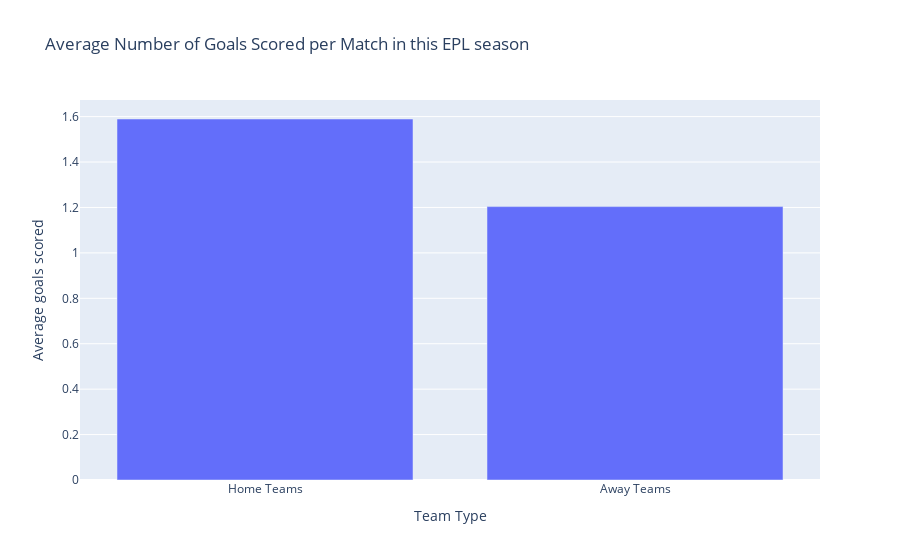

Here is the notebook cell this chart was saved with:
### Code cell
# data visualizations
fig = px.bar(x=['Home Teams', 'Away Teams'], y=[avg_home_goals, avg_away_goals],
             labels= {'x':'Team Type', 'y': 'Average goals scored'},
             title = 'Average Number of Goals Scored per Match in this EPL season')
fig.show()

### Figure 1 — Plotly figure (JSON) as saved in the notebook; plotly's stock layout.template omitted (floating-point values rounded to 4 significant figures)
{"data": [{"alignmentgroup": "True", "hovertemplate": "Team Type=%{x}<br>Average goals scored=%{y}<extra></extra>", "legendgroup": "", "marker": {"color": "#636efa", "pattern": {"shape": ""}}, "name": "", "offsetgroup": "", "orientation": "v", "showlegend": false, "textposition": "auto", "type": "bar", "x": ["Home Teams", "Away Teams"], "xaxis": "x", "y": [1.59, 1.204], "yaxis": "y"}], "layout": {"autosize": true, "barmode": "relative", "legend": {"tracegroupgap": 0}, "title": {"text": "Average Number of Goals Scored per Match in this EPL season"}, "xaxis": {"anchor": "y", "autorange": true, "domain": [0, 1], "range": [-0.5, 1.5], "title": {"text": "Team Type"}, "type": "category"}, "yaxis": {"anchor": "x", "autorange": true, "domain": [0, 1], "range": [0, 1.673], "title": {"text": "Average goals scored"}, "type": "linear"}}}
